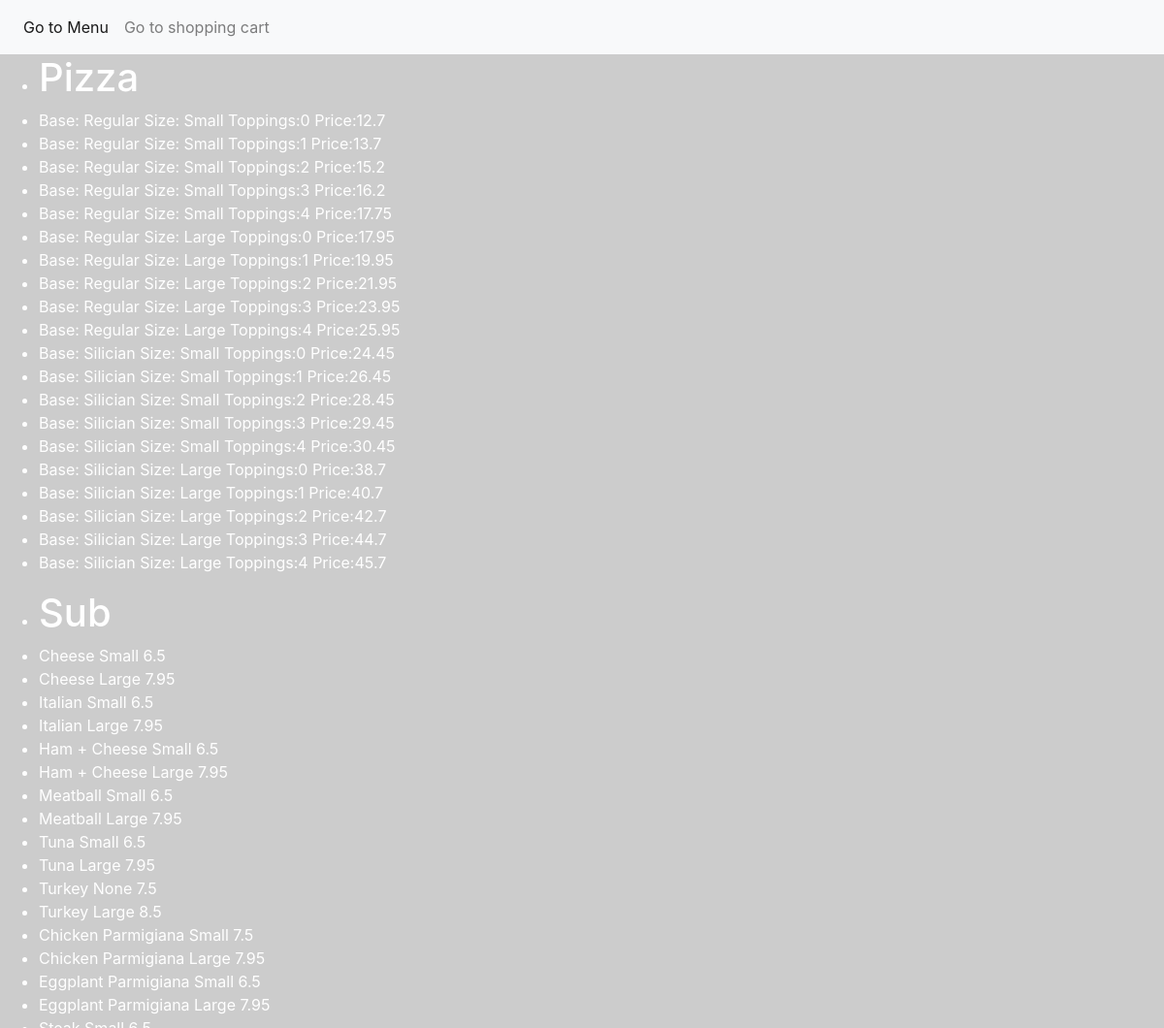
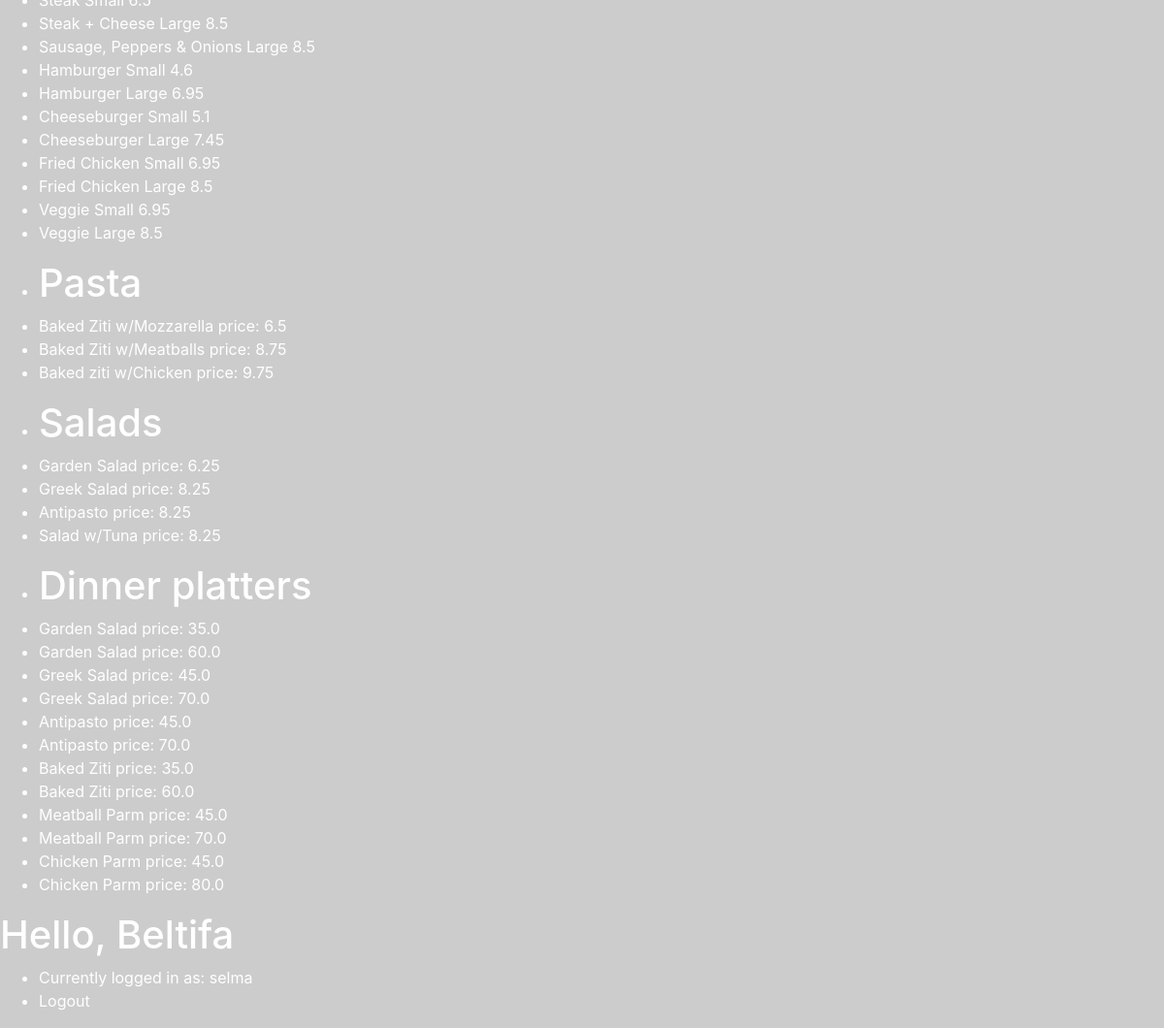
The app's page / (signed in), older data (2 pictures, top to bottom).
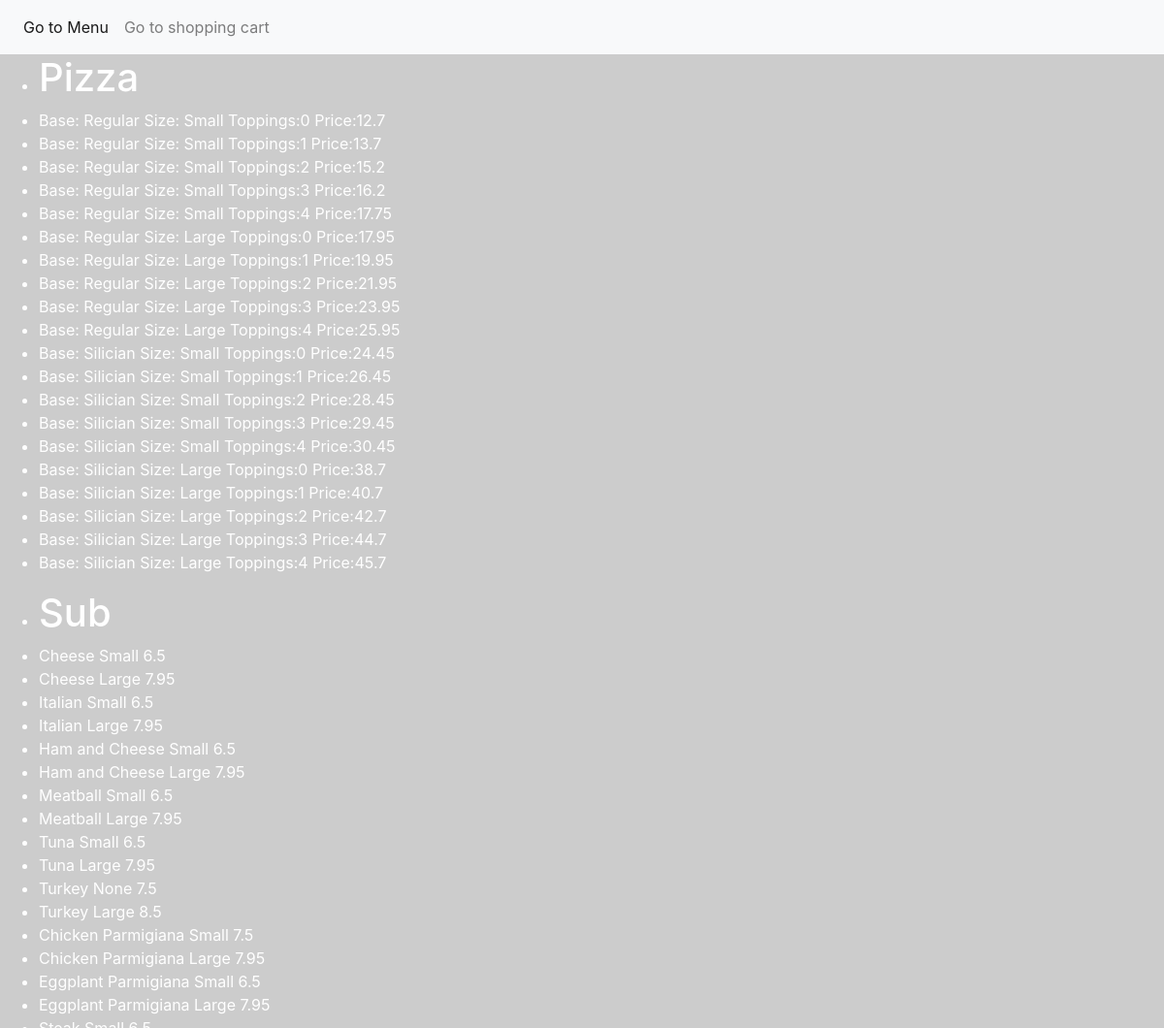
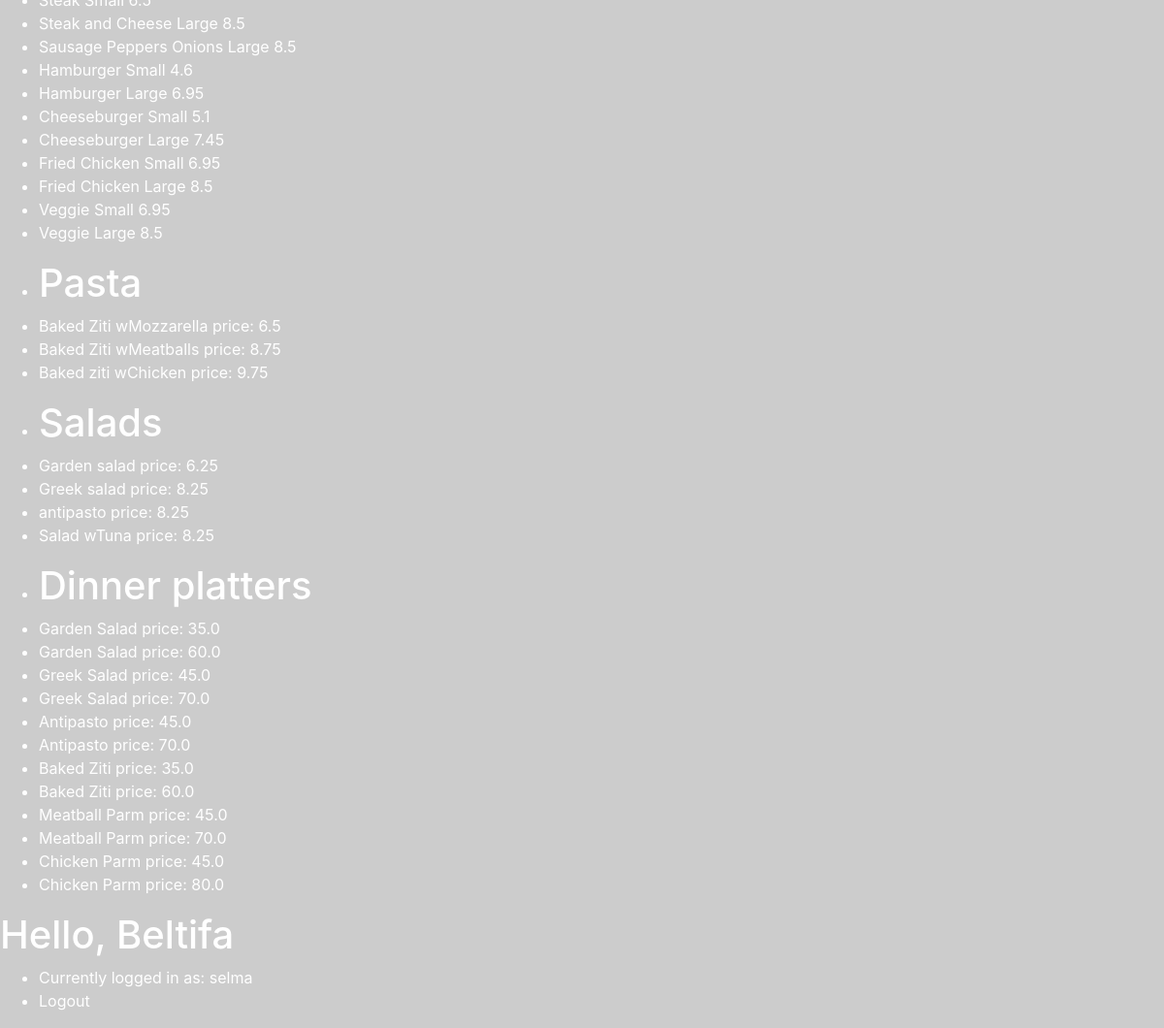
The same page, newer data (2 pictures, top to bottom).
### pizzaapp/models.py (models this page shows, shortened)
class Menu(models.Model):
    type = models.ForeignKey(Type, blank=True, on_delete=models.CASCADE, related_name="Type_menu")
    name = models.ForeignKey(Name, blank=True, on_delete=models.CASCADE, related_name="Name_menu")
    size = models.ForeignKey(Size,  blank=True, null=True, on_delete=models.CASCADE, related_name="Size_menu")
    no_toppings = models.IntegerField(blank=True, null=True)
    baseprice = models.FloatField()

class Name(models.Model):
    name = models.CharField(max_length=25)
    type = models.ForeignKey(Type, blank=True, null=True, on_delete=models.CASCADE, related_name="Typename")
    def __str__ (self):
        return self.name

class Size(models.Model):
    name =  models.CharField(max_length=25)
    def __str__(self):
        return self.name

### pizzaapp/views.py (the view)
# urls.py: path("", views.index, name="index")
def index(request):
    if not request.user.is_authenticated:
        return render(request, "login.html", {"message": None})
    context = { "Types": Type.objects.all(),
                "Items": Menu.objects.all(),
                "Names": Name.objects.all(),
                "Sizes": Size.objects.all(),
                "Toppings": Toppings.objects.all()}
    if request.method == 'GET':
        return render(request, "index.html", context)

### pizzaapp/models.py (called while the page is built)
    def __str__ (self):
        return self.name

### pizzaapp/templates/index.html (shortened to what this page needs)
{% extends "template.html" %}
{% block body %}
    <ul>
        <li>
            <h1>Pizza</h1>
        </li>
        {% for item in Items  %}
        {% if item.type.name == "Pizza" %}
        <li> <a href="{% url 'product' item.type item.name item.size %}">Base: {{ item.name }} Size: {{ item.size }}
                Toppings:{{ item.no_toppings}} Price:{{ item.baseprice }}</a></li>
        {% endif %}
        {% endfor %}
    </ul>
    <ul>
        <li>
            <h1>Sub</h1>
        </li>
        {% for item in Items  %}
        {% if item.type.name == "Sub" %}
        <li> <a href="{% url 'product' item.type item.name item.size %}">{{ item.name }} {{ item.size }}
                {{ item.baseprice }} </a></li>
        {% endif %}
        {% endfor %}
    </ul>
    <ul>
        <li>
            <h1>Pasta</h1>
        </li>
        {% for item in Items  %}
        {% if item.type.name == "Pasta" %}
        <li> <a href="{% url 'product' item.type item.name item.size %}">{{ item.name }} price: {{item.baseprice}} </a>
        </li>
        {% endif %}
        {% endfor %}
    </ul>
    <ul>
        <li>
            <h1>Salads</h1>
        </li>
        {% for item in Items  %}
        {% if item.type.name == "Salad" %}
        <li> <a href="{% url 'product' item.type item.name item.size %}">{{ item.name }} price: {{item.baseprice}} </a>
        </li>
        {% endif %}
        {% endfor %}
    </ul>
    <ul>
        <li>
            <h1>Dinner platters</h1>
        </li>
        {% for item in Items  %}
        {% if item.type.name == "Dinner Platter" %}
        <li> <a href="{% url 'product' item.type item.name item.size %}">{{ item.name }} price: {{item.baseprice}} </a>
        </li>
        {% endif %}
        {% endfor %}
    </ul>
    <h1>Hello, {{ user.first_name }}</h1>
    <ul>
        <li>Currently logged in as: {{ user.username }}</li>
        <li><a href="{% url 'logout' %}">Logout</a></li>
    </ul>
{% endblock %}

Row changes from the older to the newer data that the page shows:
changed through a linked row, Menu (number 25 of 66 on the later page): name "Ham + Cheese" → "Ham and Cheese"
changed through a linked row, Menu (number 26 of 66 on the later page): name "Ham + Cheese" → "Ham and Cheese"
changed through a linked row, Menu: name "Steak + Cheese" → "Steak and Cheese"
changed through a linked row, Menu: name "Sausage, Peppers & Onions" → "Sausage Peppers Onions"
changed through a linked row, Menu: name "Baked Ziti w/Mozzarella" → "Baked Ziti wMozzarella"
changed through a linked row, Menu: name "Baked Ziti w/Meatballs" → "Baked Ziti wMeatballs"
changed through a linked row, Menu: name "Baked ziti w/Chicken" → "Baked ziti wChicken"
changed Menu: name "Garden Salad" → "Garden salad"
changed Menu: name "Greek Salad" → "Greek salad"
changed Menu: name "Antipasto" → "antipasto"
changed through a linked row, Menu: name "Salad w/Tuna" → "Salad wTuna"
